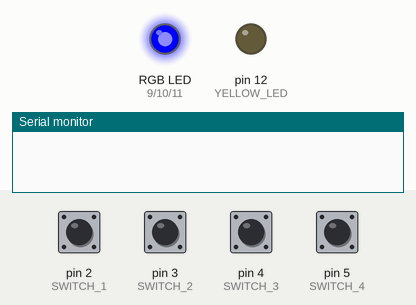
The sketch below on a simulated Arduino Uno, built with avr-gcc and run on an emulated ATmega328P. On the bench: an RGB LED mixed from three pins (HIGH = lit), output pins drawn as LEDs (lit = HIGH), the last lines printed to the serial monitor. The inputs (shaded band) are chosen by the test bench; at power-on: pin 2 (SWITCH_1), pin 3 (SWITCH_2), pin 4 (SWITCH_3), pin 5 (SWITCH_4) HIGH. Random numbers use the default seed unless the sketch sets one.

Above: at 1.2 s.
1.3 s: pin 3 (SWITCH_2) pulled LOW for 0.15 s
At 2.97 s:
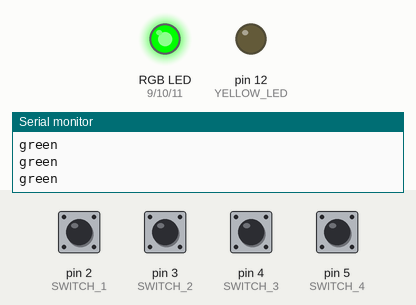
4.4 s: pin 4 (SWITCH_3) pulled LOW for 1 s
At 8.15 s:
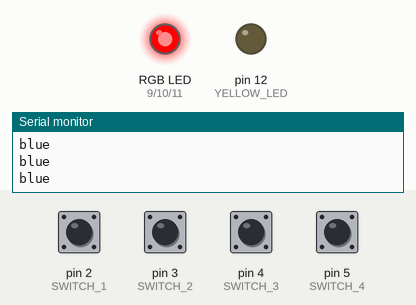
8.4 s: pin 5 (SWITCH_4) pulled LOW for 0.15 s
At 10.56 s:
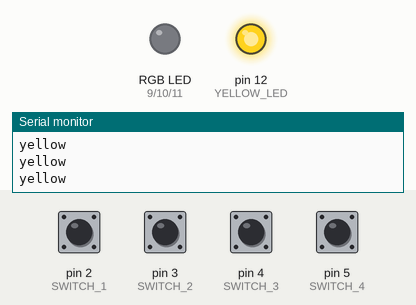
11.5 s: pin 4 (SWITCH_3) pulled LOW for 0.15 s
14.6 s: pin 5 (SWITCH_4) pulled LOW for 0.15 s
17.7 s: pin 2 (SWITCH_1) pulled LOW for 0.15 s
Timing chart, 0 to 21.8 s (numbered marks = the images above; inputs shaded):
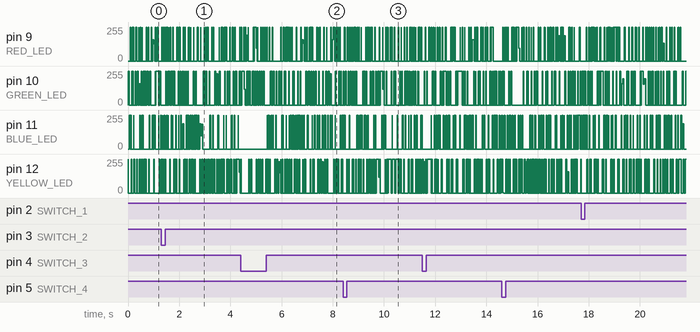

The sketch:

main_bum_do_krtka.ino
```cpp
#define RED_LED 9
#define GREEN_LED 10
#define BLUE_LED 11
#define YELLOW_LED 12

#define SWITCH_1 2
#define SWITCH_2 3
#define SWITCH_3 4
#define SWITCH_4 5

#define ON 1
#define OFF 0

void setup()
{
  pinMode(SWITCH_1, INPUT_PULLUP);
  pinMode(SWITCH_2, INPUT_PULLUP);
  pinMode(SWITCH_3, INPUT_PULLUP);
  pinMode(SWITCH_4, INPUT_PULLUP);

  pinMode(YELLOW_LED, OUTPUT);
  pinMode(RED_LED, OUTPUT);
  pinMode(GREEN_LED, OUTPUT);
  pinMode(BLUE_LED, OUTPUT);
  Serial.begin(9600);
}

void pushLED(int led, int val){
  digitalWrite(led, val);
}

int counter = 0;
int catched = 0;

void loop()
{
  int num = (random(60000) % 4);             // je třeba, aby barvy blikaly náhodně

  switch(num)
  {
    case 0:
      pushLED(RED_LED, ON);
      push_button(SWITCH_1, "red");       // pokud se rozsvítí červená LED, musíte zmáčknout SWITCH 1
      pushLED(RED_LED, OFF);
      break;

    case 1:
      //zde rozsviťte zelenou RGB LED
      pushLED(GREEN_LED, ON);
      push_button(SWITCH_2, "green");     // pokud se rozsvítí zelená LED, musíte zmáčknout SWITCH 2
      pushLED(GREEN_LED, OFF);
      break;

     case 2:
      //zde rozsviťte modrou RGB LED
      pushLED(BLUE_LED, ON);
      push_button(SWITCH_3, "blue");       // pokud se rozsvítí modrá LED, musíte zmáčknout SWITCH 3
      pushLED(BLUE_LED, OFF);
      break;

     case 3:
      //zde rozsviťte žlutou RGB LED
      pushLED(YELLOW_LED, ON);
      push_button(SWITCH_4, "yellow");     // pokud se rozsvítí žlutá LED, musíte zmáčknout SWITCH 4
      pushLED(YELLOW_LED, OFF);
      break;
  }

   if(counter >= 30)
   {

    Serial.print("Your score is ");
    Serial.print(catched);

    if( counter > 15 ) // byla správně zmáčknuta více než polovina tlačítek
    {
      Serial.println("* Winner! *");
    }
    else
    {
      Serial.println("* Loser! *");
    }
    counter = 0;
    catched = 0;
  }
 }

void push_button( int btn, char color[] )
{
    for(int i=0; i < 4000; i++)                    // velikost i určuje dobu rozsvícení LED
    {
      if( !digitalRead(btn) )
      {
        if(digitalRead(SWITCH_1)+digitalRead(SWITCH_2)+digitalRead(SWITCH_3)+digitalRead(SWITCH_4) == 3)
        {
          Serial.println(color);
          catched++;
          break;
        }
      }
    }
}
```
